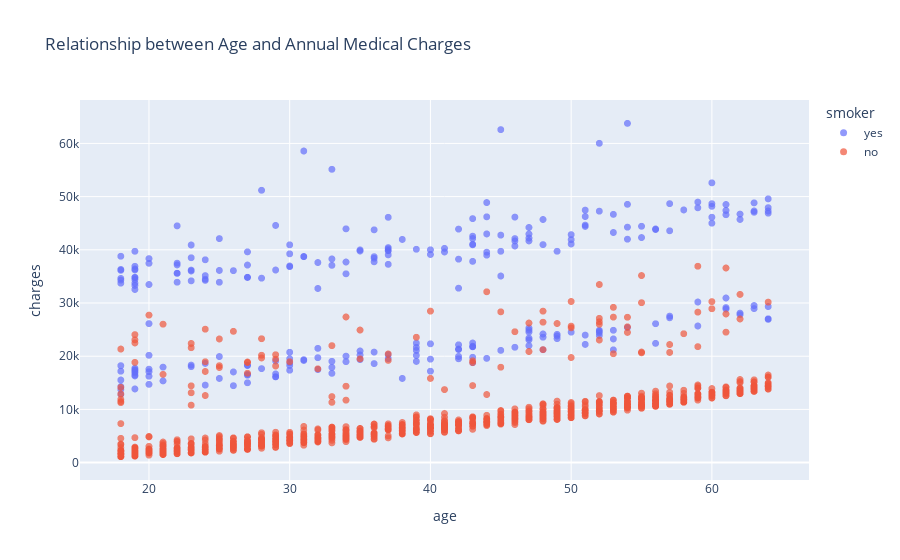

Source (notebook cell):
### Markdown cell above
### Age and Charges
let's visualize the relationship between 'age' and 'charges' using a scatter plot. Each point in the scatter plot represents one customer. We'll also use values in the 'smoker' column to color the points.

### Code cell
fig = px.scatter(medical_df,
                 x = 'age',
                 y = 'charges',
                 color='smoker',
                 opacity=0.7,
                 hover_data=['sex'],
                 title='Relationship between Age and Annual Medical Charges')
fig.update_traces(marker_size=7)
fig.show()

### Figure 1 — Plotly figure (JSON) as saved in the notebook; plotly's stock layout.template omitted (floating-point values rounded to 4 significant figures; data arrays with more than 128 entries replaced by an {"elided": "..."} marker saying what was removed)
{"data": [{"customdata": {"elided": "274x1 str values"}, "hovertemplate": "smoker=yes<br>age=%{x}<br>charges=%{y}<br>sex=%{customdata[0]}<extra></extra>", "legendgroup": "yes", "marker": {"color": "#636efa", "opacity": 0.7, "size": 7, "symbol": "circle"}, "mode": "markers", "name": "yes", "showlegend": true, "type": "scattergl", "x": {"elided": "274 int values"}, "xaxis": "x", "y": {"elided": "274 float values"}, "yaxis": "y"}, {"customdata": {"elided": "1064x1 str values"}, "hovertemplate": "smoker=no<br>age=%{x}<br>charges=%{y}<br>sex=%{customdata[0]}<extra></extra>", "legendgroup": "no", "marker": {"color": "#EF553B", "opacity": 0.7, "size": 7, "symbol": "circle"}, "mode": "markers", "name": "no", "showlegend": true, "type": "scattergl", "x": {"elided": "1064 int values"}, "xaxis": "x", "y": {"elided": "1064 float values"}, "yaxis": "y"}], "layout": {"legend": {"title": {"text": "smoker"}, "tracegroupgap": 0}, "title": {"text": "Relationship between Age and Annual Medical Charges"}, "xaxis": {"anchor": "y", "domain": [0, 1], "title": {"text": "age"}}, "yaxis": {"anchor": "x", "domain": [0, 1], "title": {"text": "charges"}}}}
